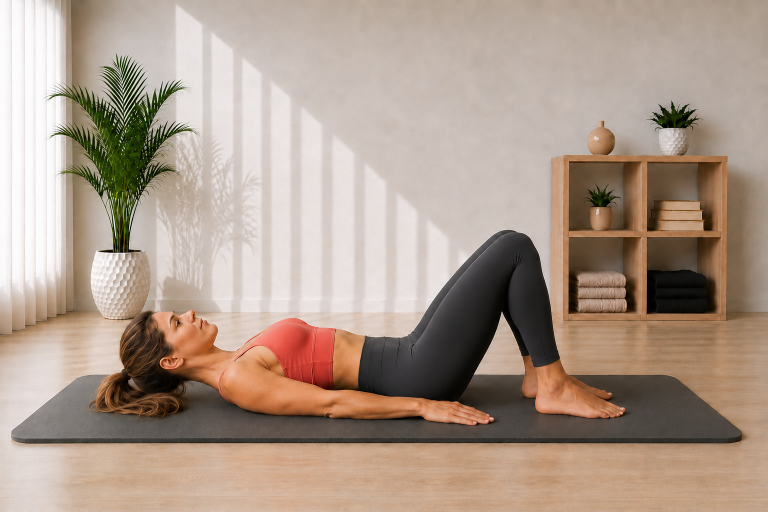
#> input picture Pilates Assets/02_Exercise_Cards/Hip March/hip_march_start_v03_approved.png, 1536 x 1024 px (shown at 1/2 size); the run also reads 1 picture not shown here
$ python build_hip_march_cards.py
#> lines starting #> are read from the running program, lines starting #| are printed output that depends on the picture; after the words box and inside, x2 and y2 are one past the last pixel; in counts of white or black regions, pixels touching at a corner belong together
# -*- coding: utf-8 -*-
from pathlib import Path
import hashlib

from PIL import Image, ImageDraw, ImageFont, ImageOps


BASE = Path(__file__).resolve().parent
START = BASE / "hip_march_start_v03_approved.png"
HERO = BASE / "hip_march_hero_v03_approved.png"
GUIDE = BASE / "hip_march_guide_card_v01.png"
STEP = BASE / "hip_march_step_by_step_v01.png"
EXPECTED_HASHES = {
    START: "80c3b79399010b7aeee54e64304ee21b617bfca47e367fac67bf3419a408a25e",
    HERO: "7ed561935d0ef1052f5e853a2e13cc1fb2870631f9fb39bc7b5bd233a324853a",
}

BG = (244, 251, 250)
CARD = (255, 255, 255)
INK = (38, 44, 47)
MUTED = (101, 115, 119)
TEAL = (20, 154, 154)
TEAL_D = (14, 122, 123)
LINE = (210, 232, 230)
SOFT = (231, 247, 246)
WARN = (255, 247, 244)
WARN_LINE = (242, 220, 216)
WARN_ICON = (199, 92, 84)
FONT_DIR = Path(r"C:\Windows\Fonts")

GUIDE_HOW = [
    ("1", "Lehni si na záda, pokrč kolena a chodidla polož na podložku. Hlava a ramena zůstávají dole."),
    ("2", "Zpevni střed těla a s výdechem zvedni jednu nohu kontrolovaně do tabletop pozice."),
    ("3", "S nádechem vrať chodidlo zpět na podložku. Pánev nech stabilní a potom vystřídej stranu."),
]

GUIDE_WATCH = (
    "Pánev nezvedej z podložky, neprohýbej bedra a nespěchej. Pohyb má být malý, přesný a bez houpání pánve."
)

STEP_TEXTS = [
    (
        "KROK 1",
        "VÝCHOZÍ POLOHA",
        "Lehni si na záda. Hlava a ramena zůstávají na podložce, kolena jsou pokrčená a chodidla položená na podložce.",
        START,
    ),
    (
        "KROK 2",
        "ZVEDNUTÍ NOHY",
        "S výdechem zvedni jednu nohu kontrolovaně do pozice tabletop. Pánev, bedra a ramena drž stabilní.",
        HERO,
    ),
    (
        "KROK 3",
        "KONTROLOVANÝ NÁVRAT",
        "S nádechem vrať chodidlo pomalu zpět na podložku. Pánev nezvedej, bedra neprohýbej a strany pravidelně střídej.",
        START,
    ),
]

STEP_BREATH = "Výdech při zvednutí nohy do tabletop. Nádech při kontrolovaném návratu chodidla na podložku."
STEP_WATCH = (
    "Pánev a bedra drž klidné na podložce. Nezvedej pánev, neprohýbej bedra a nohu nepřitahuj švihem."
)


def sha256(path):
    return hashlib.sha256(path.read_bytes()).hexdigest()


def font(name, size):
#> called with name = 'arialbd.ttf', size = 44
    for candidate in (FONT_DIR / name, FONT_DIR / "arial.ttf", FONT_DIR / "segoeui.ttf"):
        if candidate.exists():
            return ImageFont.truetype(str(candidate), size)
    return ImageFont.load_default()


F = {
    "title": font("arialbd.ttf", 44),
    "h2": font("arialbd.ttf", 25),
    "h3": font("arialbd.ttf", 20),
    "body": font("arial.ttf", 22),
    "small": font("arial.ttf", 17),
    "small_b": font("arialbd.ttf", 17),
    "tiny": font("arial.ttf", 14),
    "step_title": font("arialbd.ttf", 38),
    "step_h": font("arialbd.ttf", 24),
    "step_body": font("arial.ttf", 23),
}


def rounded(draw, box, radius=28, fill=CARD, outline=LINE, width=2):
    draw.rounded_rectangle(box, radius=radius, fill=fill, outline=outline, width=width)


def wrap_text(draw, text, selected_font, max_width):
    words = text.split()
    lines = []
    current = ""
    for word in words:
        candidate = (current + " " + word).strip()
        if draw.textbbox((0, 0), candidate, font=selected_font)[2] <= max_width or not current:
            current = candidate
        else:
            lines.append(current)
            current = word
    if current:
        lines.append(current)
    return lines


def draw_wrapped(draw, xy, text, selected_font, fill, max_width, line_gap=7):
    x, y = xy
    last_bottom = y
    for line in wrap_text(draw, text, selected_font, max_width):
        draw.text((x, y), line, font=selected_font, fill=fill)
        bbox = draw.textbbox((x, y), line, font=selected_font)
        last_bottom = bbox[3]
        y += bbox[3] - bbox[1] + line_gap
    return y, last_bottom


def fit_image(path, size, centering=(0.5, 0.5)):
    with Image.open(path) as source:
        return ImageOps.fit(
            source.convert("RGB"),
            size,
            method=Image.Resampling.LANCZOS,
            centering=centering,
        )


def paste_round(base, image, box, radius=22):
    x1, y1, x2, y2 = box
    size = (x2 - x1, y2 - y1)
    if image.size != size:
        image = image.resize(size, Image.Resampling.LANCZOS)
    mask = Image.new("L", size, 0)
    ImageDraw.Draw(mask).rounded_rectangle((0, 0, size[0], size[1]), radius=radius, fill=255)
    base.paste(image, (x1, y1), mask)


def center_text(draw, box, text, selected_font, fill):
    x1, y1, x2, y2 = box
    bbox = draw.textbbox((0, 0), text, font=selected_font)
    x = x1 + (x2 - x1 - (bbox[2] - bbox[0])) / 2
    y = y1 + (y2 - y1 - (bbox[3] - bbox[1])) / 2 - 2
    draw.text((x, y), text, font=selected_font, fill=fill)


def pill(draw, xy, text, selected_font, fill=SOFT, outline=LINE, text_fill=TEAL_D):
    x, y = xy
    bbox = draw.textbbox((0, 0), text, font=selected_font)
    pad_x, pad_y = 16, 8
    box = (x, y, x + bbox[2] - bbox[0] + pad_x * 2, y + bbox[3] - bbox[1] + pad_y * 2)
    draw.rounded_rectangle(box, radius=16, fill=fill, outline=outline, width=1)
    draw.text((x + pad_x, y + pad_y - 1), text, font=selected_font, fill=text_fill)
    return box[2] + 8


def draw_icon(draw, center, kind, color=TEAL):
    x, y = center
    if kind == "breath":
        draw.arc((x - 8, y - 8, x + 8, y + 8), 25, 320, fill=color, width=3)
        draw.line((x + 7, y - 8, x + 12, y - 8, x + 12, y - 3), fill=color, width=3)
    elif kind == "focus":
        draw.ellipse((x - 8, y - 8, x + 8, y + 8), outline=color, width=3)
        draw.ellipse((x - 3, y - 3, x + 3, y + 3), fill=color)
    elif kind == "repeat":
        draw.arc((x - 9, y - 7, x + 9, y + 7), 200, 20, fill=color, width=3)
        draw.polygon([(x + 8, y - 8), (x + 14, y - 5), (x + 9, y - 1)], fill=color)
    elif kind == "warn":
        draw.polygon([(x, y - 10), (x - 10, y + 9), (x + 10, y + 9)], outline=color, width=3)
        draw.line((x, y - 3, x, y + 3), fill=color, width=2)
        draw.ellipse((x - 1, y + 6, x + 1, y + 8), fill=color)


def ensure_bottom_margin(name, bottom, card_bottom, minimum=20):
    margin = card_bottom - bottom
    if margin < minimum:
        raise RuntimeError(f"{name} bottom margin {margin}px is below {minimum}px")
    return margin


def verify_sources():
    for path, expected_hash in EXPECTED_HASHES.items():
        if not path.exists():
            raise FileNotFoundError(path)
        with Image.open(path) as image:
#> image is the input picture: PIL image 1536x1024 RGB; mean R, G, B 173.2, 154, 139.5
            if image.size != (1536, 1024):
                raise RuntimeError(f"Unexpected source size for {path.name}: {image.size}")
            if image.mode != "RGB":
                raise RuntimeError(f"Unexpected source mode for {path.name}: {image.mode}")
        actual_hash = sha256(path)
        if actual_hash != expected_hash:
            raise RuntimeError(f"SHA mismatch for {path.name}: {actual_hash} != {expected_hash}")
#> pass 2 of the loop in verify_sources, `for path, expected_hash in EXPECTED_HASHES.items():`:
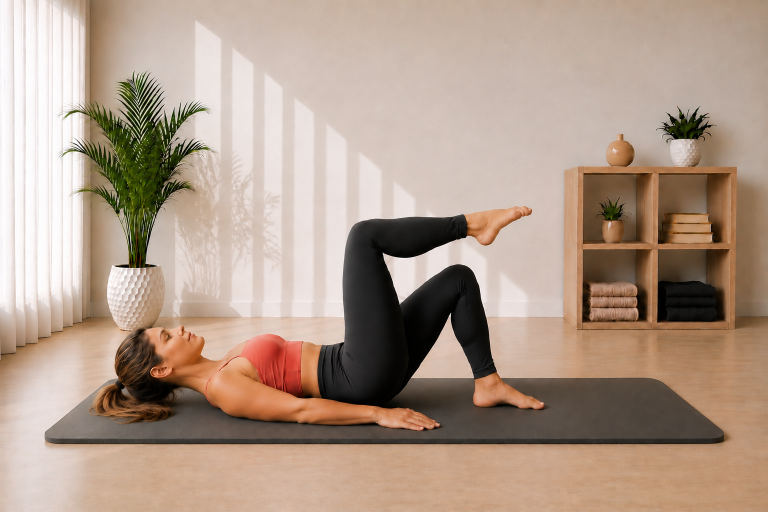
#> input picture Pilates Assets/02_Exercise_Cards/Hip March/hip_march_hero_v03_approved.png, 1536 x 1024 px (shown at 1/2 size)
#> in verify_sources, image is the input picture: PIL image 1536x1024 RGB; mean R, G, B 175.9, 154.2, 138


def build_guide():
    image = Image.new("RGB", (780, 1688), BG)
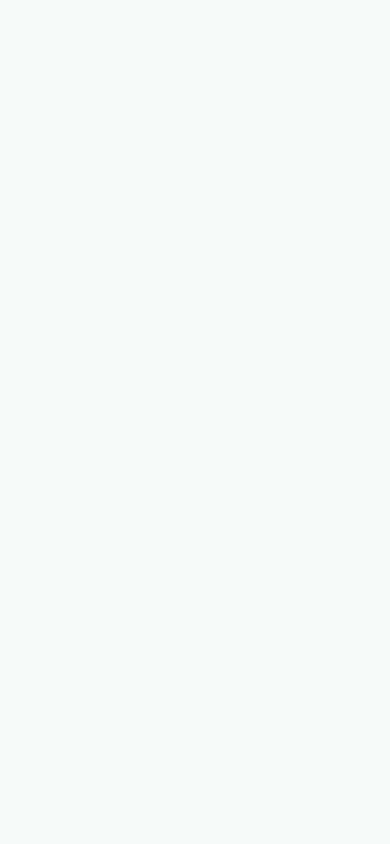
#> image: PIL image 780x1688 RGB (shown at 1/2 size); mean R, G, B 244, 251, 250
    draw = ImageDraw.Draw(image)
    margins = {}

    rounded(draw, (34, 34, 746, 140), 28, CARD, LINE, 2)
    draw.text((62, 52), "POCHOD VLEŽE", font=F["title"], fill=INK)
    draw.text((62, 98), "Hip March", font=F["small_b"], fill=TEAL_D)
    _, desc_bottom = draw_wrapped(
        draw,
        (62, 118),
        "Kontrolované zvedání nohy pro stabilní pánev a střed těla.",
        F["tiny"],
        MUTED,
        650,
        2,
    )
#> desc_bottom = 130
    margins["GUIDE DESCRIPTION"] = 140 - desc_bottom
    x = pill(draw, (62, 148), "Střed těla", F["small_b"])
#> x = 146
    pill(draw, (x, 148), "Bez pomůcky", F["small_b"])

    rounded(draw, (34, 196, 746, 653), 28, CARD, LINE, 2)
    paste_round(image, fit_image(HERO, (680, 393), (0.5, 0.5)), (50, 218, 730, 611), 22)
#> in paste_round, `x1, y1, x2, y2 = box`: x1 = 50; y1 = 218; x2 = 730; y2 = 611
#> in paste_round, `size = (x2 - x1, y2 - y1)`: size = (680, 393)
#> in paste_round, `ImageDraw.Draw(mask).rounded_rectangle((0, 0, size[0], size[1]), radiu..`:
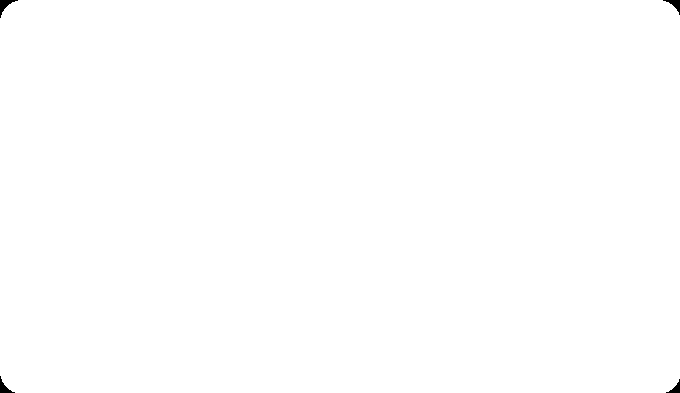
#> mask: PIL image 680x393 L; 99.9% white; 4 black regions, box (x1, y1, x2, y2) and area: (0, 0, 18, 18) 111, (663, 0, 680, 15) 93, (0, 376, 15, 393) 93, (666, 379, 680, 393) 76

    mini_y, mini_w, mini_h, gap = 675, 218, 146, 22
    xs = [34, 34 + mini_w + gap, 34 + 2 * (mini_w + gap)]
    labels = [
        ("START", "Chodidla na podložce", START),
        ("HERO", "Zvedni nohu do tabletop", HERO),
        ("NÁVRAT", "Kontrolovaně zpět", START),
    ]
    for index, (x0, (label, caption, source)) in enumerate(zip(xs, labels), 1):
        card_bottom = mini_y + mini_h + 74
        rounded(draw, (x0, mini_y, x0 + mini_w, card_bottom), 22, CARD, LINE, 2)
        paste_round(
            image,
            fit_image(source, (mini_w - 22, mini_h), (0.5, 0.5)),
            (x0 + 11, mini_y + 10, x0 + mini_w - 11, mini_y + 10 + mini_h),
            16,
        )
#> call 2 of fit_image, with size = (196, 146), centering = (0.5, 0.5)
#> in fit_image (call 2), `return ImageOps.fit( source.convert("RGB"), size, method=Image.Resampl..`:
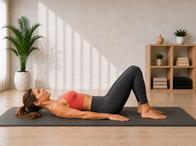
#> returned value: PIL image 196x146 RGB; mean R, G, B 170.3, 150.5, 135.7
        draw.ellipse((x0 + 15, mini_y + 15, x0 + 43, mini_y + 43), fill=TEAL)
        center_text(draw, (x0 + 15, mini_y + 15, x0 + 43, mini_y + 43), str(index), F["tiny"], CARD)
        center_text(draw, (x0 + 5, mini_y + mini_h + 14, x0 + mini_w - 5, mini_y + mini_h + 40), label, F["small_b"], INK)
        center_text(draw, (x0 + 8, mini_y + mini_h + 38, x0 + mini_w - 8, mini_y + mini_h + 57), caption, F["tiny"], MUTED)
        caption_bottom = draw.textbbox((0, 0), caption, font=F["tiny"])[3] + mini_y + mini_h + 38
#> caption_bottom = 871
        margins[f"GUIDE MINI {index}"] = card_bottom - caption_bottom
#> pass 2 of the loop in build_guide, `for index, (x0, (label, caption, source)) in enumerate(zip(xs, labels)..`:

    info_y, box_w, box_h = 915, 218, 164
    info = [
        ("breath", "DECH", "Výdech při zvednutí. Nádech při návratu."),
        ("focus", "ZAMĚŘ SE", "Pánev a bedra zůstávají klidné."),
        ("repeat", "OPAKOVÁNÍ", "Strany pravidelně střídej podle dávky."),
    ]
    for index, (x0, (kind, heading, body)) in enumerate(zip(xs, info), 1):
        card_bottom = info_y + box_h
        rounded(draw, (x0, info_y, x0 + box_w, card_bottom), 22, CARD, LINE, 2)
        draw_icon(draw, (x0 + 28, info_y + 30), kind)
        draw.text((x0 + 48, info_y + 18), heading, font=F["small_b"], fill=TEAL_D)
        _, body_bottom = draw_wrapped(draw, (x0 + 18, info_y + 56), body, F["small"], INK, box_w - 36, 4)
        margins[f"GUIDE INFO {index}"] = ensure_bottom_margin(
            f"Guide info {index}", body_bottom, card_bottom
        )
#> this loop made 3 passes
#> body_bottom on passes 1 to 3: 995, 983, 983
#> after the loop, margins = {'GUIDE DESCRIPTION': 10, 'GUIDE MINI 1': 24, 'GUIDE MINI 2': 24, 'GUIDE MINI 3': 24, 'GUIDE INFO 1': 84, 'GUIDE INFO 2': 96, 'GUIDE INFO 3': 96}

    rounded(draw, (34, 1090, 746, 1412), 26, CARD, LINE, 2)
    draw.text((62, 1120), "JAK PROVÉST", font=F["h2"], fill=INK)
    y = 1165
    for number_value, text in GUIDE_HOW:
        draw.ellipse((62, y + 2, 92, y + 32), fill=SOFT, outline=LINE, width=1)
        center_text(draw, (62, y + 2, 92, y + 32), number_value, F["small_b"], TEAL_D)
        y, body_bottom = draw_wrapped(draw, (106, y), text, F["body"], INK, 590, 7)
        margins[f"GUIDE STEP {number_value}"] = 1412 - body_bottom
        y += 12
#> this loop made 3 passes
#> (y, body_bottom) on passes 1 to 3: (1194, 1177), (1223, 1206), (1252, 1235)
#> after the loop, margins = 10 items; y = 1252
    margins["GUIDE HOW"] = ensure_bottom_margin("Guide how", body_bottom, 1412)

    rounded(draw, (34, 1440, 746, 1618), 26, WARN, WARN_LINE, 2)
    draw_icon(draw, (64, 1473), "warn", WARN_ICON)
    draw.text((92, 1457), "HLÍDEJ SI", font=F["h3"], fill=INK)
    _, watch_bottom = draw_wrapped(draw, (62, 1500), GUIDE_WATCH, F["body"], INK, 640, 7)
#> watch_bottom = 1512
    margins["GUIDE WATCH"] = ensure_bottom_margin("Guide watch", watch_bottom, 1618)
    draw.text((54, 1640), "Moovka", font=F["tiny"], fill=MUTED)

    image.save(GUIDE)
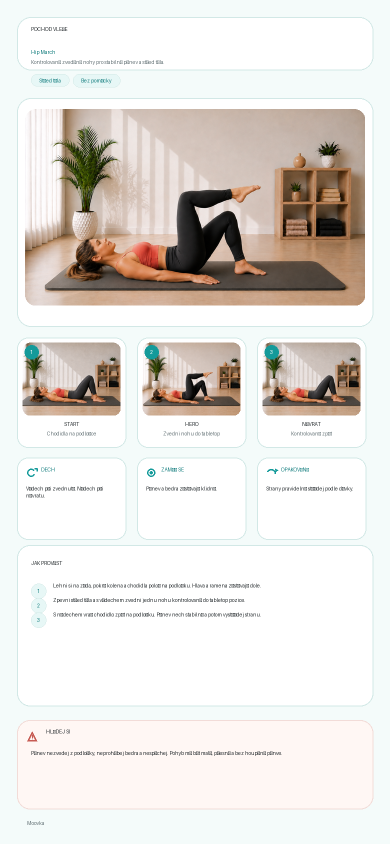
#> saved as hip_march_guide_card_v01.png: PIL image 780x1688 RGB (shown at 1/2 size); mean R, G, B 227.8, 223.8, 219.1
#> in main, `guide_margins = build_guide()`: guide_margins = 12 items
    return margins


def build_step():
    image = Image.new("RGB", (780, 2280), BG)
#> image: PIL image 780x2280 RGB
    draw = ImageDraw.Draw(image)

    rounded(draw, (34, 34, 746, 126), 28, CARD, LINE, 2)
    draw.text((62, 56), "Krok za krokem", font=F["step_title"], fill=INK)
    draw.text((62, 98), "POCHOD VLEŽE / Hip March", font=F["small_b"], fill=TEAL_D)

    y = 160
    margins = {}
    for step_label, heading, body, source in STEP_TEXTS:
        card_height = 575
        card_bottom = y + card_height
        rounded(draw, (34, y, 746, card_bottom), 28, CARD, LINE, 2)
        draw.rounded_rectangle((58, y + 24, 148, y + 54), radius=15, fill=SOFT, outline=LINE, width=1)
        center_text(draw, (58, y + 24, 148, y + 54), step_label, F["small_b"], TEAL_D)
        draw.text((62, y + 72), heading, font=F["step_h"], fill=INK)
        image_bottom = y + 466
        paste_round(
            image,
            fit_image(source, (656, 352), (0.5, 0.5)),
            (62, y + 114, 718, image_bottom),
            22,
        )
#> in fit_image (call 5), `return ImageOps.fit( source.convert("RGB"), size, method=Image.Resampl..`:
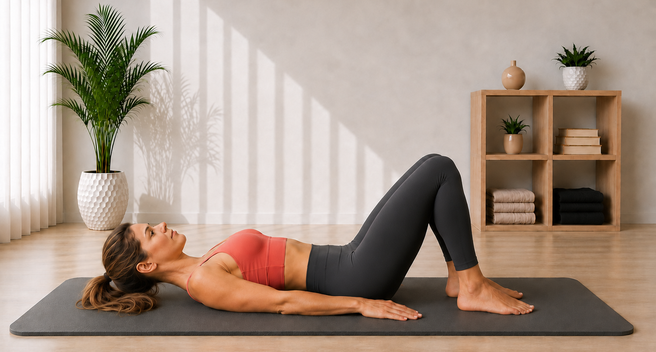
#> returned value: PIL image 656x352 RGB; mean R, G, B 167.5, 149, 135.3
#> in paste_round (call 5), `x1, y1, x2, y2 = box`: x1 = 62; y1 = 274; x2 = 718; y2 = 626
#> in paste_round (call 5), `size = (x2 - x1, y2 - y1)`: size = (656, 352)
#> in paste_round (call 5), `base.paste(image, (x1, y1), mask)`:
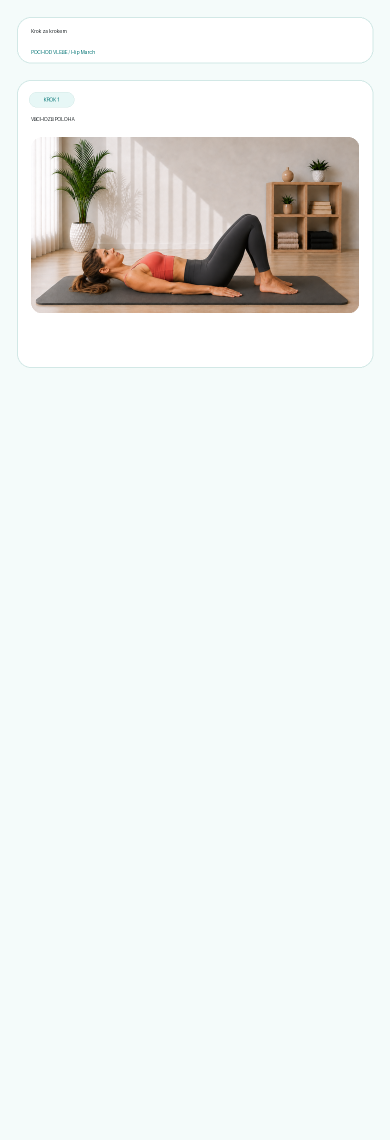
#> base: PIL image 780x2280 RGB (shown at 1/2 size); mean R, G, B 235.3, 238.1, 235.6
        _, body_bottom = draw_wrapped(draw, (62, image_bottom + 20), body, F["step_body"], INK, 650, 7)
#> body_bottom = 658
        margins[step_label] = ensure_bottom_margin(step_label, body_bottom, card_bottom)
        y += card_height + 18
#> pass 2 of the loop in build_step, `for step_label, heading, body, source in STEP_TEXTS:`:
#> in fit_image (call 6), `return ImageOps.fit( source.convert("RGB"), size, method=Image.Resampl..`:
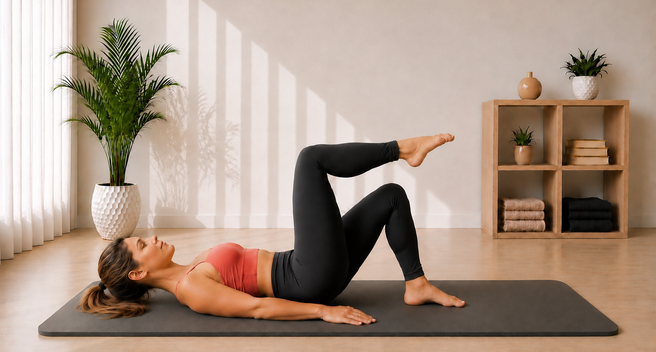
#> returned value: PIL image 656x352 RGB; mean R, G, B 169.8, 149.2, 133.9
#> y1 = 867; y2 = 1219
#> in paste_round (call 6), `base.paste(image, (x1, y1), mask)`:
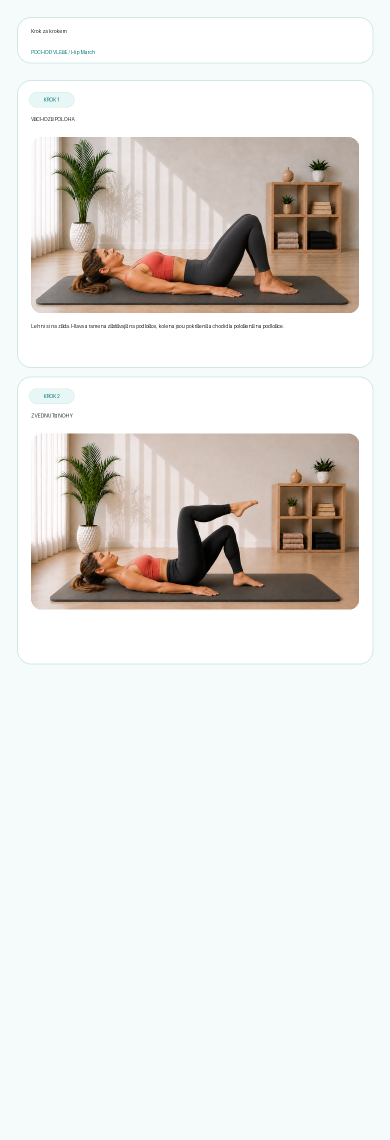
#> base: PIL image 780x2280 RGB (shown at 1/2 size); mean R, G, B 226.4, 225.1, 220.8
#> in build_step, `_, body_bottom = draw_wrapped(draw, (62, image_bottom + 20), body, F["..`: body_bottom = 1251

    rounded(draw, (34, y, 746, y + 300), 28, WARN, WARN_LINE, 2)
    draw_icon(draw, (66, y + 45), "breath", TEAL)
    draw.text((98, y + 28), "DECH", font=F["step_h"], fill=INK)
    next_y, breath_bottom = draw_wrapped(draw, (62, y + 78), STEP_BREATH, F["step_body"], INK, 650, 8)
#> next_y = 2035; breath_bottom = 2029
    margins["STEP BREATH"] = y + 300 - breath_bottom
    draw_icon(draw, (66, next_y + 31), "warn", WARN_ICON)
    draw.text((98, next_y + 14), "HLÍDEJ SI", font=F["step_h"], fill=INK)
    _, watch_bottom = draw_wrapped(draw, (62, next_y + 64), STEP_WATCH, F["step_body"], INK, 650, 8)
#> watch_bottom = 2111
    margins["STEP WATCH"] = ensure_bottom_margin("Step watch", watch_bottom, y + 300)
    draw.text((54, 2240), "Moovka", font=F["tiny"], fill=MUTED)
    image.save(STEP)
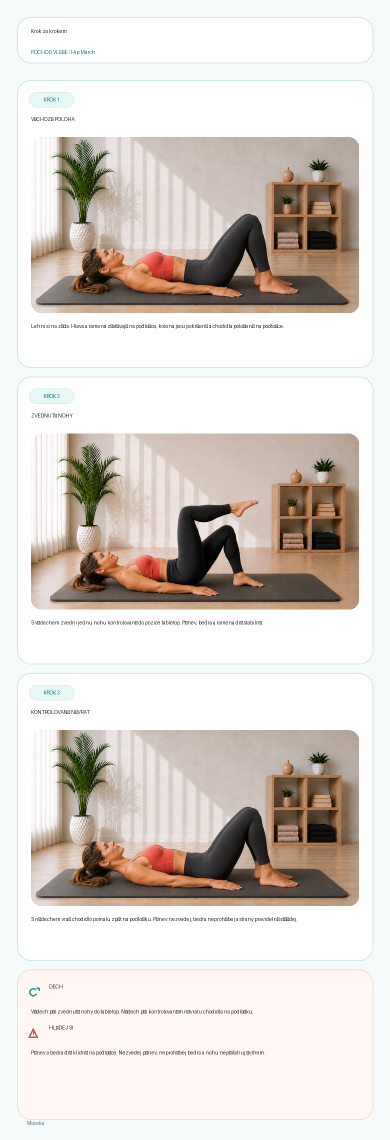
#> saved as hip_march_step_by_step_v01.png: PIL image 780x2280 RGB (shown at 1/2 size); mean R, G, B 218.1, 211, 205
    return margins


def main():
    verify_sources()
    before = {path: sha256(path) for path in EXPECTED_HASHES}
    guide_margins = build_guide()
    step_margins = build_step()
#> step_margins = {'KROK 1': 77, 'KROK 2': 77, 'KROK 3': 77, 'STEP BREATH': 210, 'STEP WATCH': 128}
    after = {path: sha256(path) for path in EXPECTED_HASHES}
    if before != after:
        raise RuntimeError("Source image hash changed during export")

    for path, expected_size in ((GUIDE, (780, 1688)), (STEP, (780, 2280))):
        with Image.open(path) as image:
            if image.size != expected_size:
                raise RuntimeError(f"Unexpected export size for {path.name}: {image.size}")
            if image.mode != "RGB":
                raise RuntimeError(f"Unexpected export mode for {path.name}: {image.mode}")
#> pass 2 of the loop in main, `for path, expected_size in ((GUIDE, (780, 1688)), (STEP, (780, 2280))):`:

    print(f"Exported {GUIDE.name} 780x1688 SHA-256 {sha256(GUIDE)}")
    print(f"Exported {STEP.name} 780x2280 SHA-256 {sha256(STEP)}")
    for label, margin in guide_margins.items():
        print(f"{label} bottom reserve: {margin}px")
#> this loop made 12 passes
#> (label, margin) on passes 1 to 8: ('GUIDE DESCRIPTION', 10), ('GUIDE MINI 1', 24), ('GUIDE MINI 2', 24), ('GUIDE MINI 3', 24), ('GUIDE INFO 1', 84), ('GUIDE INFO 2', 96), ('GUIDE INFO 3', 96), ('GUIDE STEP 1', 235)
#> (printed output is left out)
    for label, margin in step_margins.items():
        print(f"{label} bottom reserve: {margin}px")
#> this loop made 5 passes
#> (label, margin) on passes 1 to 5: ('KROK 1', 77), ('KROK 2', 77), ('KROK 3', 77), ('STEP BREATH', 210), ('STEP WATCH', 128)
#> (printed output is left out)
    for path, digest in after.items():
        print(f"Source unchanged {path.name}: {digest}")


if __name__ == "__main__":
    main()
